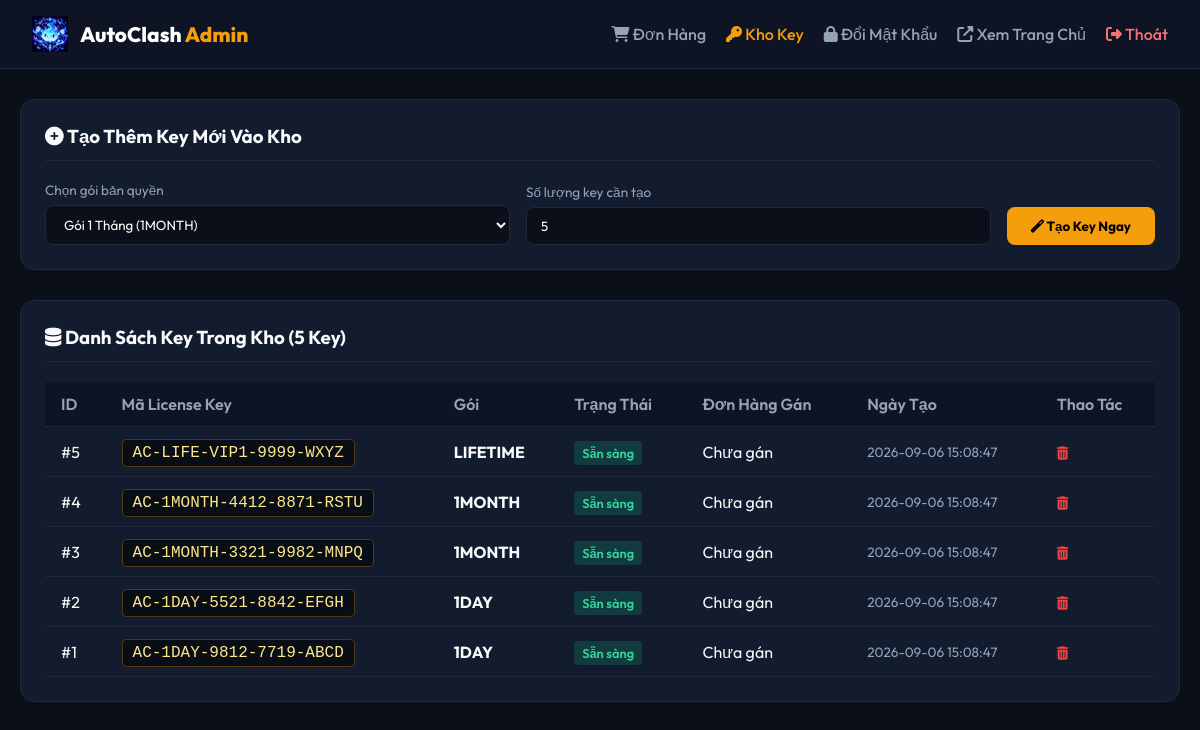
The page /admin/keys.php (signed in) on the database its author committed.
### tables this page shows
CREATE TABLE IF NOT EXISTS `keys` (
    `id` INT AUTO_INCREMENT PRIMARY KEY,
    `license_key` VARCHAR(100) UNIQUE NOT NULL,
    `plan_code` VARCHAR(50) NOT NULL,
    `status` ENUM('available', 'used', 'expired') DEFAULT 'available',
    `order_code` VARCHAR(50) NULL,
    `user_device_id` VARCHAR(255) NULL,
    `created_at` TIMESTAMP DEFAULT CURRENT_TIMESTAMP,
    `used_at` DATETIME NULL,
    `expires_at` DATETIME NULL,
    INDEX (`license_key`),
    INDEX (`plan_code`),
    INDEX (`status`)
);

### admin/keys.php (the view, shortened to what this page needs)
<?php
$db = getDB();
$keysList = [];
if ($db) {
    try {
        $stmt = $db->query("SELECT * FROM `keys` ORDER BY id DESC LIMIT 100");
        $keysList = $stmt->fetchAll();
    } catch (Exception $e) {}
}
?>
<!DOCTYPE html>
<html lang="vi">
<head>
    <link rel="stylesheet" href="https://cdnjs.cloudflare.com/ajax/libs/font-awesome/6.4.0/css/all.min.css">
</head>
<body>
<header class="navbar">
    <div class="nav-brand">
        <img src="../firegost.ico" alt="AutoClash">
        <h2>AutoClash <span>Admin</span></h2>
    </div>
    <div class="nav-links">
        <a href="index.php"><i class="fas fa-shopping-cart"></i> Đơn Hàng</a>
        <a href="keys.php" class="active"><i class="fas fa-key"></i> Kho Key</a>
        <a href="index.php#change-password"><i class="fas fa-lock"></i> Đổi Mật Khẩu</a>
        <a href="../index.php" target="_blank"><i class="fas fa-external-link-alt"></i> Xem Trang Chủ</a>
        <a href="logout.php" style="color: #f87171;"><i class="fas fa-sign-out-alt"></i> Thoát</a>
    </div>
</header>
<div class="container">
    <div class="card">
        <div class="card-header">
            <h3><i class="fas fa-plus-circle"></i> Tạo Thêm Key Mới Vào Kho</h3>
        </div>
        <form method="POST" class="form-row">
            <div class="form-group">
                <label>Chọn gói bản quyền</label>
                <select name="plan_code">
                    <option value="1MONTH" selected>Gói 1 Tháng (1MONTH)</option>
                </select>
            </div>
            <div class="form-group">
                <label>Số lượng key cần tạo</label>
                <input type="number" name="quantity" value="5" min="1" max="50">
            </div>
            <button type="submit" class="btn-submit">
                <i class="fas fa-magic"></i> Tạo Key Ngay
            </button>
        </form>
    </div>
    <div class="card">
        <div class="card-header">
            <h3><i class="fas fa-database"></i> Danh Sách Key Trong Kho (<?= count($keysList) ?> Key)</h3>
        </div>
        <div class="table-responsive">
            <table>
                <thead>
                    <tr>
                        <th>ID</th>
                        <th>Mã License Key</th>
                        <th>Gói</th>
                        <th>Trạng Thái</th>
                        <th>Đơn Hàng Gán</th>
                        <th>Ngày Tạo</th>
                        <th>Thao Tác</th>
                    </tr>
                </thead>
                <tbody>
                    <?php if (empty($keysList)): ?>
                        <tr><td colspan="7" style="text-align: center; color: var(--text-muted); padding: 20px;">Kho key trống</td></tr>
                    <?php else: ?>
                        <?php foreach ($keysList as $k): ?>
                            <tr>
                                <td>#<?= $k['id'] ?></td>
                                <td><span class="key-code"><?= htmlspecialchars($k['license_key']) ?></span></td>
                                <td><strong><?= htmlspecialchars($k['plan_code']) ?></strong></td>
                                <td>
                                    <?php if ($k['status'] === 'available'): ?>
                                        <span class="badge badge-avail">Sẵn sàng</span>
                                    <?php else: ?>
                                        <span class="badge badge-used">Đã sử dụng</span>
                                    <?php endif; ?>
                                </td>
                                <td><?= htmlspecialchars($k['order_code'] ?? 'Chưa gán') ?></td>
                                <td style="font-size: 0.85rem; color: var(--text-muted);"><?= htmlspecialchars($k['created_at']) ?></td>
                                <td>
                                    <form method="POST" style="display:inline;" onsubmit="return confirm('Xóa key này?');">
                                        <button type="submit" style="background: none; border: none; color: #ef4444; cursor: pointer;">
                                            <i class="fas fa-trash-alt"></i>
                                        </button>
                                    </form>
                                </td>
                            </tr>
                        <?php endforeach; ?>
                    <?php endif; ?>
                </tbody>
            </table>
        </div>
    </div>
</div>
</body>
</html>

### admin/keys.php (style rules this page uses)
:root { --bg-body: #0b0f19; --bg-card: #131b2e; --primary: #f59e0b; --border: #1e293b; --text: #f8fafc; --text-muted: #94a3b8; --success: #10b981; --danger: #ef4444; }
* { box-sizing: border-box; margin: 0; padding: 0; font-family: 'Outfit', sans-serif; }
body { background: var(--bg-body); color: var(--text); min-height: 100vh; }
.navbar { display: flex; justify-content: space-between; align-items: center; padding: 16px 32px; background: #0e1424; border-bottom: 1px solid var(--border); }
.nav-brand { display: flex; align-items: center; gap: 12px; }
.nav-brand img { width: 36px; height: 36px; }
.nav-brand h2 { font-size: 1.3rem; font-weight: 800; color: #fff; }
.nav-brand span { color: var(--primary); }
.nav-links { display: flex; align-items: center; gap: 20px; }
.nav-links a { color: var(--text-muted); text-decoration: none; font-weight: 500; }
.nav-links a.active { color: var(--primary); }
.container { max-width: 1300px; margin: 30px auto; padding: 0 20px; }
.card { background: var(--bg-card); border: 1px solid var(--border); border-radius: 14px; padding: 24px; margin-bottom: 30px; }
.card-header { display: flex; justify-content: space-between; align-items: center; margin-bottom: 20px; padding-bottom: 12px; border-bottom: 1px solid var(--border); }
.table-responsive { overflow-x: auto; }
table { width: 100%; border-collapse: collapse; text-align: left; }
th { padding: 12px 16px; background: #0e1424; color: var(--text-muted); font-weight: 600; border-bottom: 1px solid var(--border); }
td { padding: 14px 16px; border-bottom: 1px solid rgba(255,255,255,0.05); }
.key-code { font-family: monospace; font-size: 1rem; color: #fde68a; background: #090d16; padding: 4px 10px; border-radius: 4px; border: 1px solid rgba(245,158,11,0.3); }
.badge { padding: 4px 8px; border-radius: 4px; font-size: 0.8rem; font-weight: 600; }
.badge-avail { background: rgba(16, 185, 129, 0.2); color: #34d399; }
.form-row { display: flex; gap: 16px; align-items: flex-end; flex-wrap: wrap; }
.form-group { flex: 1; min-width: 180px; }
.form-group label { display: block; font-size: 0.85rem; color: var(--text-muted); margin-bottom: 6px; }
.form-group select, .form-group input { width: 100%; padding: 10px 14px; background: #0b0f19; border: 1px solid var(--border); border-radius: 8px; color: #fff; outline: none; }
.btn-submit { padding: 11px 24px; background: var(--primary); color: #000; font-weight: 700; border: none; border-radius: 8px; cursor: pointer; }

### rows shown on the page
keys: id "5", license_key "AC-LIFE-VIP1-9999-WXYZ", plan_code "LIFETIME", status "Sẵn sàng", order_code "Chưa gán", created_at "2026-09-06 15:08:47"
keys: id "4", license_key "AC-1MONTH-4412-8871-RSTU", plan_code "1MONTH", status "Sẵn sàng", order_code "Chưa gán", created_at "2026-09-06 15:08:47"
keys: id "3", license_key "AC-1MONTH-3321-9982-MNPQ", plan_code "1MONTH", status "Sẵn sàng", order_code "Chưa gán", created_at "2026-09-06 15:08:47"
keys: id "2", license_key "AC-1DAY-5521-8842-EFGH", plan_code "1DAY", status "Sẵn sàng", order_code "Chưa gán", created_at "2026-09-06 15:08:47"
keys: id "1", license_key "AC-1DAY-9812-7719-ABCD", plan_code "1DAY", status "Sẵn sàng", order_code "Chưa gán", created_at "2026-09-06 15:08:47"

### other values the page prints
count($keysList) "5"
